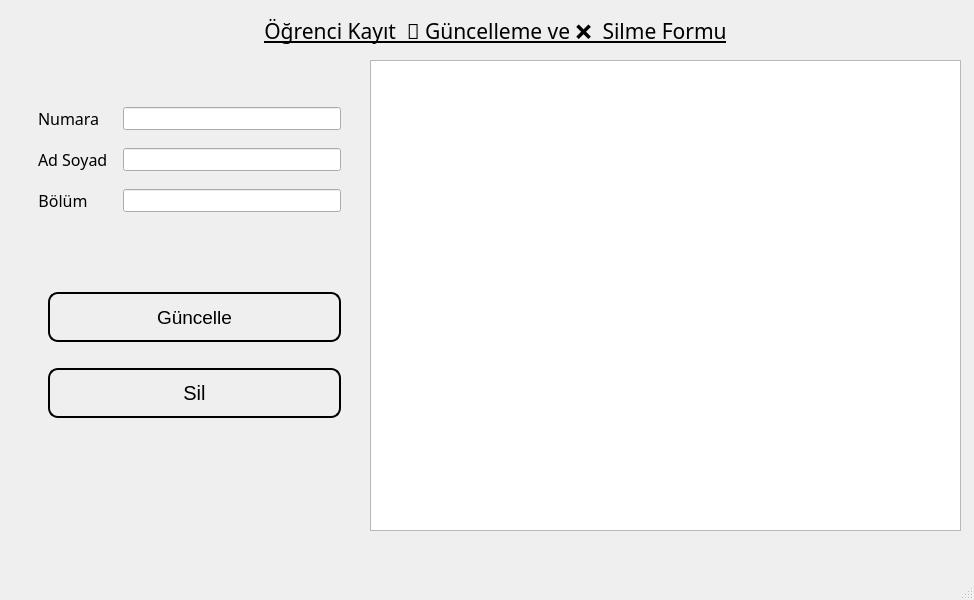
<?xml version="1.0" encoding="UTF-8"?>
<ui version="4.0">
 <class>MainWindow</class>
 <widget class="QMainWindow" name="MainWindow">
  <property name="geometry">
   <rect>
    <x>0</x>
    <y>0</y>
    <width>974</width>
    <height>600</height>
   </rect>
  </property>
  <property name="windowTitle">
   <string>MainWindow</string>
  </property>
  <widget class="QWidget" name="centralwidget">
   <widget class="QLabel" name="label">
    <property name="geometry">
     <rect>
      <x>160</x>
      <y>10</y>
      <width>671</width>
      <height>41</height>
     </rect>
    </property>
    <property name="font">
     <font>
      <family>MV Boli</family>
      <pointsize>16</pointsize>
      <underline>true</underline>
     </font>
    </property>
    <property name="layoutDirection">
     <enum>Qt::LeftToRight</enum>
    </property>
    <property name="text">
     <string>Öğrenci Kayıt  🔄 Güncelleme ve ❌  Silme Formu</string>
    </property>
    <property name="alignment">
     <set>Qt::AlignCenter</set>
    </property>
   </widget>
   <widget class="QTableWidget" name="tableWidget">
    <property name="geometry">
     <rect>
      <x>370</x>
      <y>60</y>
      <width>591</width>
      <height>471</height>
     </rect>
    </property>
   </widget>
   <widget class="QWidget" name="formLayoutWidget">
    <property name="geometry">
     <rect>
      <x>30</x>
      <y>90</y>
      <width>321</width>
      <height>151</height>
     </rect>
    </property>
    <layout class="QFormLayout" name="formLayout">
     <property name="horizontalSpacing">
      <number>15</number>
     </property>
     <property name="verticalSpacing">
      <number>18</number>
     </property>
     <property name="leftMargin">
      <number>8</number>
     </property>
     <property name="topMargin">
      <number>17</number>
     </property>
     <property name="rightMargin">
      <number>10</number>
     </property>
     <property name="bottomMargin">
      <number>5</number>
     </property>
     <item row="0" column="0">
      <widget class="QLabel" name="label_4">
       <property name="font">
        <font>
         <family>MV Boli</family>
         <pointsize>12</pointsize>
        </font>
       </property>
       <property name="text">
        <string>Numara</string>
       </property>
      </widget>
     </item>
     <item row="1" column="0">
      <widget class="QLabel" name="label_2">
       <property name="minimumSize">
        <size>
         <width>0</width>
         <height>0</height>
        </size>
       </property>
       <property name="font">
        <font>
         <family>MV Boli</family>
         <pointsize>12</pointsize>
        </font>
       </property>
       <property name="text">
        <string>Ad Soyad</string>
       </property>
      </widget>
     </item>
     <item row="1" column="1">
      <widget class="QLineEdit" name="lineAdSoyad">
       <property name="minimumSize">
        <size>
         <width>0</width>
         <height>0</height>
        </size>
       </property>
       <property name="baseSize">
        <size>
         <width>0</width>
         <height>0</height>
        </size>
       </property>
       <property name="font">
        <font>
         <pointsize>10</pointsize>
        </font>
       </property>
       <property name="text">
        <string/>
       </property>
      </widget>
     </item>
     <item row="2" column="0">
      <widget class="QLabel" name="label_3">
       <property name="font">
        <font>
         <family>MV Boli</family>
         <pointsize>12</pointsize>
        </font>
       </property>
       <property name="text">
        <string>Bölüm</string>
       </property>
       <property name="alignment">
        <set>Qt::AlignCenter</set>
       </property>
      </widget>
     </item>
     <item row="2" column="1">
      <widget class="QLineEdit" name="lineBolum">
       <property name="baseSize">
        <size>
         <width>0</width>
         <height>10</height>
        </size>
       </property>
       <property name="font">
        <font>
         <pointsize>10</pointsize>
        </font>
       </property>
       <property name="text">
        <string/>
       </property>
      </widget>
     </item>
     <item row="0" column="1">
      <widget class="QLineEdit" name="lineNumara">
       <property name="baseSize">
        <size>
         <width>0</width>
         <height>10</height>
        </size>
       </property>
       <property name="font">
        <font>
         <pointsize>10</pointsize>
        </font>
       </property>
       <property name="text">
        <string/>
       </property>
       <property name="readOnly">
        <bool>true</bool>
       </property>
      </widget>
     </item>
    </layout>
   </widget>
   <widget class="QWidget" name="verticalLayoutWidget">
    <property name="geometry">
     <rect>
      <x>30</x>
      <y>270</y>
      <width>321</width>
      <height>171</height>
     </rect>
    </property>
    <layout class="QVBoxLayout" name="verticalLayout">
     <property name="spacing">
      <number>9</number>
     </property>
     <property name="leftMargin">
      <number>18</number>
     </property>
     <property name="topMargin">
      <number>5</number>
     </property>
     <property name="rightMargin">
      <number>10</number>
     </property>
     <property name="bottomMargin">
      <number>6</number>
     </property>
     <item>
      <widget class="QPushButton" name="btnGuncelle">
       <property name="minimumSize">
        <size>
         <width>0</width>
         <height>50</height>
        </size>
       </property>
       <property name="baseSize">
        <size>
         <width>0</width>
         <height>0</height>
        </size>
       </property>
       <property name="font">
        <font>
         <pointsize>14</pointsize>
        </font>
       </property>
       <property name="styleSheet">
        <string notr="true">QPushButton:hover{
background-color: #5EABD6;
}
QPushButton{
	border-radius:10px;
	border:2px solid black;
}</string>
       </property>
       <property name="text">
        <string>Güncelle</string>
       </property>
       <property name="icon">
        <iconset>
         <normaloff>update.png</normaloff>update.png</iconset>
       </property>
       <property name="iconSize">
        <size>
         <width>33</width>
         <height>30</height>
        </size>
       </property>
      </widget>
     </item>
     <item>
      <widget class="QPushButton" name="btnSil">
       <property name="minimumSize">
        <size>
         <width>0</width>
         <height>50</height>
        </size>
       </property>
       <property name="font">
        <font>
         <pointsize>15</pointsize>
        </font>
       </property>
       <property name="styleSheet">
        <string notr="true">QPushButton:hover{
background-color: #A31D1D;
}
QPushButton{
border-radius: 10px;
border:2px solid black;
}</string>
       </property>
       <property name="text">
        <string>Sil</string>
       </property>
       <property name="icon">
        <iconset>
         <normaloff>delete.png</normaloff>delete.png</iconset>
       </property>
       <property name="iconSize">
        <size>
         <width>25</width>
         <height>30</height>
        </size>
       </property>
      </widget>
     </item>
    </layout>
   </widget>
  </widget>
  <widget class="QMenuBar" name="menubar">
   <property name="geometry">
    <rect>
     <x>0</x>
     <y>0</y>
     <width>974</width>
     <height>26</height>
    </rect>
   </property>
  </widget>
  <widget class="QStatusBar" name="statusbar"/>
 </widget>
 <resources/>
 <connections/>
</ui>
